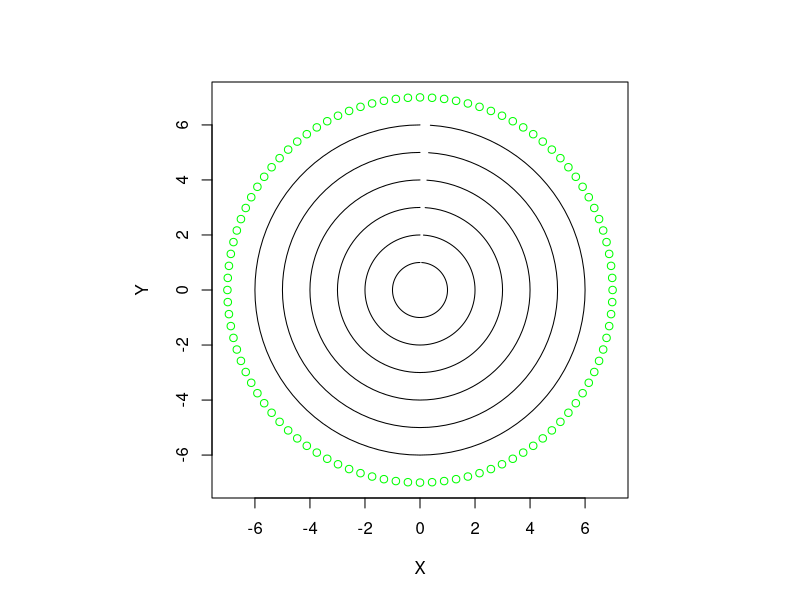

R code for this plot: (Note: this script raises an error after producing the figure.)
#NumMethodsPDE
#Carolin Natemeyer
#Lab2

#Exercise1
mysum<-function(N){
  f=0
   for(n in 1:N){
    s = 1/n^2
  f=f+s
  }
   return(f) 
}
mysum(10)
mysum(50)
mysum(100)

#Exercise2

#function to greate circle
circle <- function(N, r) {
  t <- (1:N)/N
  A <- list(x=r*sin(2*pi*t), y=r*cos(2*pi*t))
  return(A)
}
par(pty="s")
coords <- circle(100, 7)
plot(coords$x, coords$y,  xlab="X", ylab="Y", col="green") #plots the most outstanding circle 
 for(n in 1:6){ 
   #loop plots the remaining inner circles in the same plot
coords <- circle(100, n)
lines(coords$x, coords$y,  xlab="X", ylab="Y")
}
par(pty="m")

#Exercise3
mysin<-function(x){
  #computes approximation of sin(x) with input argument x by tayler series
  #camputes summands of taylerseries in loop until the desired errow is reached
  sin = 0
  n=0
  r=1 #initial residue

while (r>=10^-4){
  s= (-1)^n *x^(2*n+1)/factorial(2*n+1)
  sin = sin+s
  r= abs(x)^(2*n+3)/factorial(2*n+3)
  n=n+1
}
    return(sin)
}

#Exercise 4
#Plot Rosenbrockfunction
x<-seq(-2,2,length.out=200)
y<-seq(-2,2,length.out=200)
xy<-mesh(x,y)
z<-with(xy,(1-x)^2 +100*(y-x^2)^2)
persp3D(x,y,z)
plotrgl